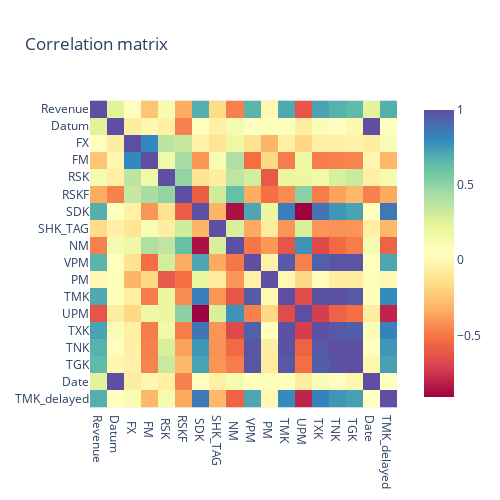

The notebook cell this image was saved under:
### Markdown cell above
## 5. Relation zu allen Wettermesswerten (Aufgabe 2c)

### Code cell
# Korrelationsmatrix aus allen Werten erstellen
df_merged.corr()
# Rundung auf zwei Nachkommastellen
corr = round(df_merged.corr(),2)
# Visualisierung mit Plotly
fig2 = px.imshow(corr,
                x=corr.columns,
                y=corr.columns,
                color_continuous_scale='Spectral',
                title='Correlation matrix',
                width=500,
                height=500)
fig2.show()

### Figure 1 — Plotly figure (JSON) as saved in the notebook; plotly's stock layout.template omitted (floating-point values rounded to 4 significant figures; data arrays with more than 128 entries replaced by an {"elided": "..."} marker saying what was removed)
{"data": [{"coloraxis": "coloraxis", "hovertemplate": "x: %{x}<br>y: %{y}<br>color: %{z}<extra></extra>", "name": "0", "type": "heatmap", "x": ["Revenue", "Datum", "  FX", "  FM", " RSK", "RSKF", " SDK", "SHK_TAG", "  NM", " VPM", "  PM", " TMK", " UPM", " TXK", " TNK", " TGK", "Date", "TMK_delayed"], "xaxis": "x", "y": ["Revenue", "Datum", "  FX", "  FM", " RSK", "RSKF", " SDK", "SHK_TAG", "  NM", " VPM", "  PM", " TMK", " UPM", " TXK", " TNK", " TGK", "Date", "TMK_delayed"], "yaxis": "y", "z": {"elided": "18x18 float values"}}], "layout": {"coloraxis": {"colorscale": [[0, "rgb(158,1,66)"], [0.1, "rgb(213,62,79)"], [0.2, "rgb(244,109,67)"], [0.3, "rgb(253,174,97)"], [0.4, "rgb(254,224,139)"], [0.5, "rgb(255,255,191)"], [0.6, "rgb(230,245,152)"], [0.7, "rgb(171,221,164)"], [0.8, "rgb(102,194,165)"], [0.9, "rgb(50,136,189)"], [1, "rgb(94,79,162)"]]}, "height": 500, "title": {"text": "Correlation matrix"}, "width": 500, "xaxis": {"anchor": "y", "constrain": "domain", "domain": [0, 1], "scaleanchor": "y"}, "yaxis": {"anchor": "x", "autorange": "reversed", "constrain": "domain", "domain": [0, 1]}}}
